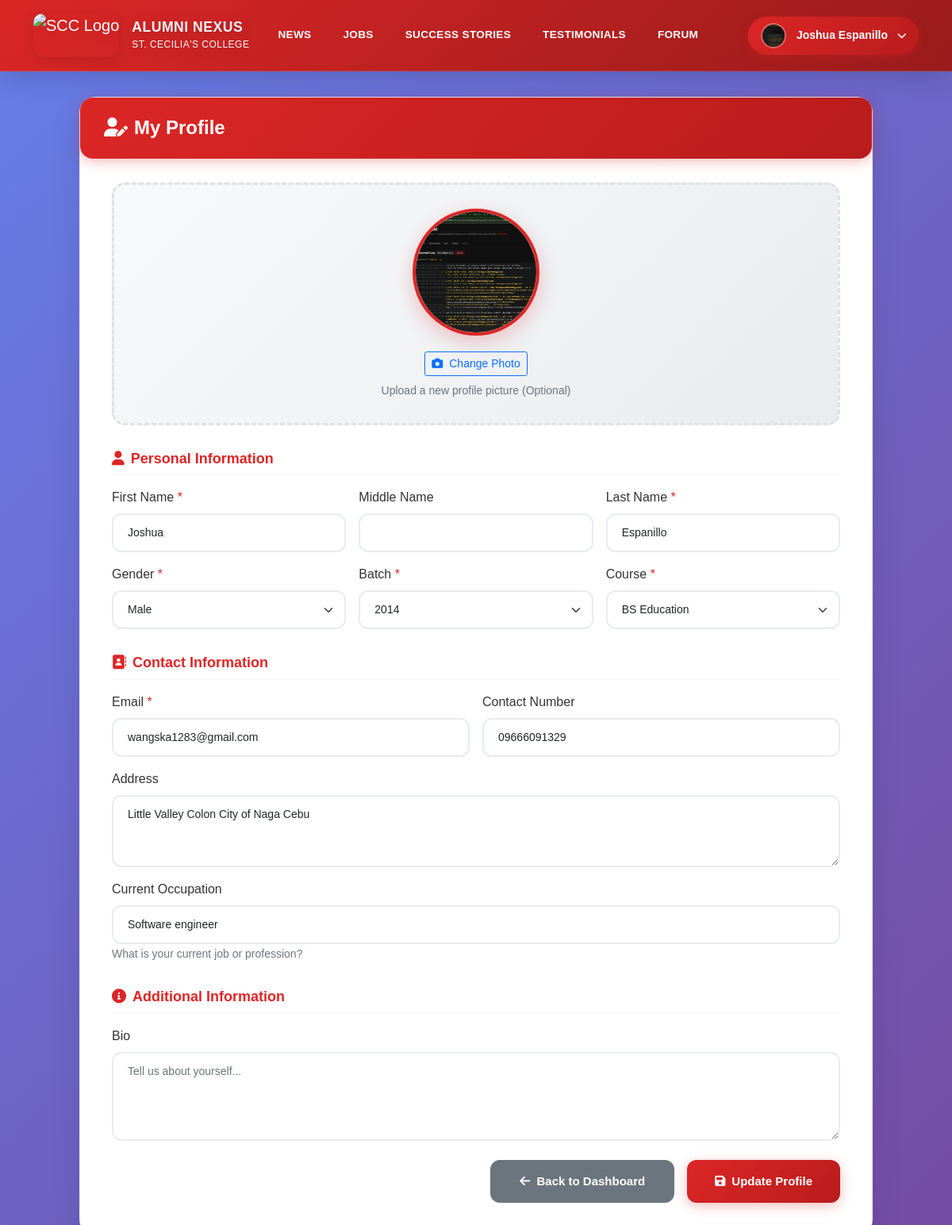
The page /profile.php (signed in) on the database its author committed.
### tables this page shows
CREATE TABLE `alumnus_bio` (
  `id` int(30) NOT NULL,
  `firstname` varchar(200) NOT NULL,
  `middlename` varchar(200) DEFAULT '',
  `lastname` varchar(200) NOT NULL,
  `gender` varchar(10) NOT NULL,
  `batch` year(4) NOT NULL,
  `course_id` int(30) NOT NULL,
  `email` varchar(250) NOT NULL,
  `contact` varchar(20) NOT NULL DEFAULT '',
  `address` varchar(255) NOT NULL DEFAULT '',
  `occupation` varchar(255) DEFAULT NULL COMMENT 'Current occupation/job title',
  `connected_to` text DEFAULT NULL,
  `avatar` text DEFAULT NULL,
  `status` tinyint(1) NOT NULL DEFAULT 0 COMMENT '0= Unverified, 1= Verified',
  `date_created` datetime NOT NULL DEFAULT current_timestamp()
);

CREATE TABLE `courses` (
  `id` int(30) NOT NULL,
  `course` varchar(200) NOT NULL,
  `about` text DEFAULT NULL,
  `image` varchar(255) DEFAULT NULL
);

### inc/auth.php (called while the page is built, shortened)
<?php
require_once __DIR__ . '/config.php';
function current_user(): ?array {
    return $_SESSION['user'] ?? null;
}

### inc/config.php (called while the page is built, shortened)
<?php
function e(string $s): string { return htmlspecialchars($s, ENT_QUOTES, 'UTF-8'); }

### profile.php (the view, shortened to what this page needs)
<?php
require_once __DIR__ . '/inc/config.php';
require_once __DIR__ . '/inc/auth.php';
$user = current_user();
$pdo = get_pdo();
$alumnusId = $user['alumnus_id'] ?? 0;
if ($alumnusId == 0) {
    try {
        $stmt = $pdo->prepare('SELECT alumnus_id FROM users WHERE id = ?');
        $stmt->execute([$user['id']]);
        $userData = $stmt->fetch();
        if ($userData && $userData['alumnus_id']) {
            $alumnusId = (int)$userData['alumnus_id'];
            $user['alumnus_id'] = $alumnusId;
        }
    } catch (Exception $e) {
    }
}
$alumni = null;
if ($alumnusId > 0) {
    try {
        $stmt = $pdo->prepare('SELECT ab.*, c.course FROM alumnus_bio ab LEFT JOIN courses c ON ab.course_id = c.id WHERE ab.id = ?');
        $stmt->execute([$alumnusId]);
        $alumni = $stmt->fetch();
    } catch (Exception $e) {
        $error = "Error loading profile: " . $e->getMessage();
    }
} else {
    $error = "No alumni profile found. Please contact administrator.";
}
$stmt = $pdo->prepare('SELECT * FROM courses ORDER BY course ASC');
$stmt->execute();
$courses = $stmt->fetchAll();
?>
<!DOCTYPE html>
<html lang="en">
<head>
    <link href="https://cdn.jsdelivr.net/npm/bootstrap@5.1.3/dist/css/bootstrap.min.css" rel="stylesheet">
    <link href="https://cdnjs.cloudflare.com/ajax/libs/font-awesome/6.0.0/css/all.min.css" rel="stylesheet">
</head>
<body>
    <nav class="navbar navbar-expand-lg navbar-dark">
        <div class="container">
            <a class="navbar-brand d-flex align-items-center" href="/scratch/dashboard.php">
                <img src="/scratch/images/scc.png" alt="SCC Logo" class="me-3">
                <div class="navbar-brand-text">
                    <div style="font-size: 1.1rem; font-weight: 700; line-height: 1.2; color: white;">ALUMNI NEXUS</div>
                    <div style="font-size: 0.75rem; font-weight: 500; letter-spacing: 0.5px; margin-top: 2px; color: rgba(255,255,255,0.9);">ST. CECILIA'S COLLEGE</div>
                </div>
            </a>
            <div class="collapse navbar-collapse" id="navbarNav">
                <ul class="navbar-nav me-auto">
                    <li class="nav-item">
                        <a class="nav-link" href="/scratch/dashboard.php#news">News</a>
                    </li>
                    <li class="nav-item">
                        <a class="nav-link" href="/scratch/dashboard.php#jobs">Jobs</a>
                    </li>
                    <li class="nav-item">
                        <a class="nav-link" href="/scratch/dashboard.php#success-stories">Success Stories</a>
                    </li>
                    <li class="nav-item">
                        <a class="nav-link" href="/scratch/dashboard.php#testimonials">Testimonials</a>
                    </li>
                    <li class="nav-item">
                        <a class="nav-link" href="/scratch/forum/index.php">Forum</a>
                    </li>
                </ul>
                <div class="profile-dropdown">
                    <button class="btn profile-btn" type="button" data-bs-toggle="dropdown" style="background: linear-gradient(135deg, #dc2626, #b91c1c); border: none; border-radius: 25px; padding: 8px 16px; color: white; font-weight: 600; box-shadow: 0 4px 12px rgba(220, 38, 38, 0.3); transition: all 0.3s ease;">
                        <?php if (!empty($alumni['avatar'])): ?>
                            <img src="/scratch/uploads/<?= htmlspecialchars($alumni['avatar']) ?>" alt="Profile" class="profile-avatar" style="width: 32px; height: 32px; border-radius: 50%; object-fit: cover; border: 2px solid rgba(255,255,255,0.3);">
                        <?php else: ?>
                            <div class="profile-avatar bg-white d-flex align-items-center justify-content-center text-primary" style="width: 32px; height: 32px; border-radius: 50%; border: 2px solid rgba(255,255,255,0.3);">
                                <i class="fas fa-user" style="font-size: 14px;"></i>
                            </div>
                        <?php endif; ?>
                        <span style="font-size: 14px; margin-left: 8px;"><?= htmlspecialchars($user['name']) ?></span>
                        <i class="fas fa-chevron-down ms-2" style="font-size: 12px; transition: transform 0.3s ease;"></i>
                    </button>
                </div>
            </div>
        </div>
    </nav>
    <div class="container">
        <div class="form-card">
            <div class="form-header">
                <h4><i class="fas fa-user-edit me-2"></i>My Profile</h4>
            </div>
            <?php if ($alumni): ?>
                <form method="POST" enctype="multipart/form-data">
                    <div class="row mb-4">
                        <div class="col-12">
                            <div class="avatar-upload">
                                <div class="avatar-preview" id="avatarPreview">
                                    <?php if (!empty($alumni['avatar'])): ?>
                                        <img src="/scratch/uploads/<?= e($alumni['avatar']) ?>" alt="Avatar">
                                    <?php else: ?>
                                        <i class="fas fa-user"></i>
                                    <?php endif; ?>
                                </div>
                                <label for="avatarInput" class="btn btn-outline-primary btn-sm">
                                    <i class="fas fa-camera me-2"></i>Change Photo
                                </label>
                                <p class="text-muted small mt-2 mb-0">Upload a new profile picture (Optional)</p>
                            </div>
                        </div>
                    </div>
                    <h5 class="section-title"><i class="fas fa-user me-2"></i>Personal Information</h5>
                    <div class="row g-3 mb-3">
                        <div class="col-md-4">
                            <label class="form-label required">First Name</label>
                            <input type="text" class="form-control" name="firstname" value="<?= e($alumni['firstname']) ?>" required>
                        </div>
                        <div class="col-md-4">
                            <label class="form-label">Middle Name</label>
                            <input type="text" class="form-control" name="middlename" value="<?= e($alumni['middlename']) ?>">
                        </div>
                        <div class="col-md-4">
                            <label class="form-label required">Last Name</label>
                            <input type="text" class="form-control" name="lastname" value="<?= e($alumni['lastname']) ?>" required>
                        </div>
                    </div>
                    <div class="row g-3 mb-3">
                        <div class="col-md-4">
                            <label class="form-label required">Gender</label>
                            <select class="form-select" name="gender" required>
                                <option value="Male" <?= $alumni['gender'] === 'Male' ? 'selected' : '' ?>>Male</option>
                            </select>
                        </div>
                        <div class="col-md-4">
                            <label class="form-label required">Batch</label>
                            <select class="form-select" name="batch" required>
                                <?php for ($y=(int)date('Y'); $y>=1980; $y--): ?>
                                    <option value="<?= $y ?>" <?= ((int)$alumni['batch'] === $y) ? 'selected' : '' ?>><?= $y ?></option>
                                <?php endfor; ?>
                            </select>
                        </div>
                        <div class="col-md-4">
                            <label class="form-label required">Course</label>
                            <select class="form-select" name="course_id" required>
                                <?php foreach ($courses as $c): ?>
                                    <option value="<?= (int)$c['id'] ?>" <?= ((int)$c['id'] === (int)$alumni['course_id']) ? 'selected' : '' ?>>
                                        <?= e($c['course']) ?>
                                    </option>
                                <?php endforeach; ?>
                            </select>
                        </div>
                    </div>
                    <h5 class="section-title"><i class="fas fa-address-book me-2"></i>Contact Information</h5>
                    <div class="row g-3 mb-3">
                        <div class="col-md-6">
                            <label class="form-label required">Email</label>
                            <input type="email" class="form-control" name="email" value="<?= e($alumni['email']) ?>" required>
                        </div>
                        <div class="col-md-6">
                            <label class="form-label">Contact Number</label>
                            <input type="text" class="form-control" name="contact" value="<?= e($alumni['contact']) ?>" placeholder="e.g., +63 912 345 6789">
                        </div>
                    </div>
                    <div class="row g-3 mb-3">
                        <div class="col-12">
                            <label class="form-label">Address</label>
                            <textarea class="form-control" name="address" rows="3" placeholder="Enter complete address"><?= e($alumni['address']) ?></textarea>
                        </div>
                    </div>
                    <div class="row g-3 mb-3">
                        <div class="col-12">
                            <label class="form-label">Current Occupation</label>
                            <input type="text" class="form-control" name="occupation" value="<?= e($alumni['occupation'] ?? '') ?>" placeholder="e.g., Software Engineer, Teacher, Business Owner">
                            <small class="text-muted">What is your current job or profession?</small>
                        </div>
                    </div>
                    <h5 class="section-title"><i class="fas fa-info-circle me-2"></i>Additional Information</h5>
                    <div class="row g-3 mb-4">
                        <div class="col-12">
                            <label class="form-label">Bio</label>
                            <textarea class="form-control" name="bio" rows="4" placeholder="Tell us about yourself..."><?= e($alumni['bio'] ?? '') ?></textarea>
                        </div>
                    </div>
                    <div class="d-flex gap-3 justify-content-end">
                        <a href="/scratch/dashboard.php" class="btn btn-secondary">
                            <i class="fas fa-arrow-left me-2"></i>Back to Dashboard
                        </a>
                        <button type="submit" class="btn btn-primary">
                            <i class="fas fa-save me-2"></i>Update Profile
                        </button>
                    </div>
                </form>
            <?php endif; ?>
        </div>
    </div>
</body>
</html>

### profile.php (style rules this page uses)
body { background: linear-gradient(135deg, #667eea 0%, #764ba2 100%); min-height: 100vh; font-family: 'Poppins', sans-serif; }
.navbar { background: linear-gradient(135deg, #dc2626 0%, #991b1b 100%) !important; box-shadow: 0 8px 32px rgba(0,0,0,0.15); backdrop-filter: blur(20px); border-bottom: 1px solid rgba(255,255,255,0.1); padding: 0.75rem 0; position: sticky; top: 0; z-index: 1000; }
.navbar-brand { transition: all 0.3s ease; filter: drop-shadow(0 2px 8px rgba(0,0,0,0.1)); }
.navbar-brand img { height: 55px; width: auto; border-radius: 12px; box-shadow: 0 4px 15px rgba(0,0,0,0.1); transition: all 0.3s ease; }
.navbar-brand-text { background: linear-gradient(45deg, #ffffff, #f0f9ff); -webkit-background-clip: text; -webkit-text-fill-color: transparent; background-clip: text; text-shadow: 0 2px 4px rgba(0,0,0,0.1); font-weight: 700; letter-spacing: 0.5px; transition: all 0.3s ease; }
.nav-link { color: white !important; font-weight: 600; padding: 0.75rem 1.25rem !important; border-radius: 12px; transition: all 0.3s cubic-bezier(0.4, 0, 0.2, 1); position: relative; overflow: hidden; letter-spacing: 0.3px; text-transform: uppercase; font-size: 0.85rem; }
.nav-link::before { content: ''; position: absolute; top: 0; left: -100%; width: 100%; height: 100%; background: linear-gradient(90deg, transparent, rgba(255,255,255,0.2), transparent); transition: left 0.5s; }
.profile-btn { position: relative; overflow: hidden; }
.profile-btn::before { content: ''; position: absolute; top: 0; left: -100%; width: 100%; height: 100%; background: linear-gradient(90deg, transparent, rgba(255,255,255,0.2), transparent); transition: left 0.5s; }
.form-card { background: white; border-radius: 20px; padding: 40px; box-shadow: 0 20px 40px rgba(0,0,0,0.1); margin: 2rem auto; max-width: 1000px; border: 1px solid rgba(0,0,0,0.05); }
.form-header { background: linear-gradient(135deg, #dc2626, #b91c1c); color: white; padding: 24px 30px; border-radius: 16px; margin: -40px -40px 30px -40px; box-shadow: 0 4px 16px rgba(220, 38, 38, 0.3); }
.form-header h4 { color: white; font-weight: 700; margin: 0; font-size: 24px; }
.form-label { font-weight: 500; color: #333; margin-bottom: 8px; }
.form-control, .form-select { border: 2px solid #e9ecef; border-radius: 12px; padding: 12px 18px; transition: all 0.3s cubic-bezier(0.4, 0, 0.2, 1); font-size: 14px; }
.btn-primary { background: linear-gradient(135deg, #dc2626, #b91c1c); border: none; border-radius: 12px; padding: 14px 35px; font-weight: 600; font-size: 15px; transition: all 0.3s cubic-bezier(0.4, 0, 0.2, 1); box-shadow: 0 4px 16px rgba(220, 38, 38, 0.3); }
.btn-secondary { border-radius: 12px; padding: 14px 35px; font-weight: 600; font-size: 15px; transition: all 0.3s ease; border: 2px solid #6c757d; }
.avatar-upload { text-align: center; padding: 30px; background: linear-gradient(135deg, #f8f9fa 0%, #e9ecef 100%); border-radius: 16px; border: 3px dashed #dee2e6; transition: all 0.3s cubic-bezier(0.4, 0, 0.2, 1); }
.avatar-preview { width: 160px; height: 160px; border-radius: 50%; margin: 0 auto 20px; border: 4px solid #dc2626; display: flex; align-items: center; justify-content: center; background: white; overflow: hidden; box-shadow: 0 8px 24px rgba(220, 38, 38, 0.25); }
.avatar-preview img { width: 100%; height: 100%; object-fit: cover; }
.section-title { color: #dc2626; font-weight: 700; margin: 2rem 0 1rem 0; padding-bottom: 0.5rem; border-bottom: 2px solid #f8f9fa; font-size: 18px; }
.required::after { content: " *"; color: #dc2626; }

### rows shown on the page
alumnus_bio: avatar (picture), firstname "Joshua", lastname "Espanillo", gender "Male", batch "2014", course_id "BS Education", email "wangska1283@gmail.com", contact "09666091329", address "Little Valley Colon City of Naga Cebu", occupation "Software engineer"

### other values the page prints
$user['name'] "Joshua Espanillo"
